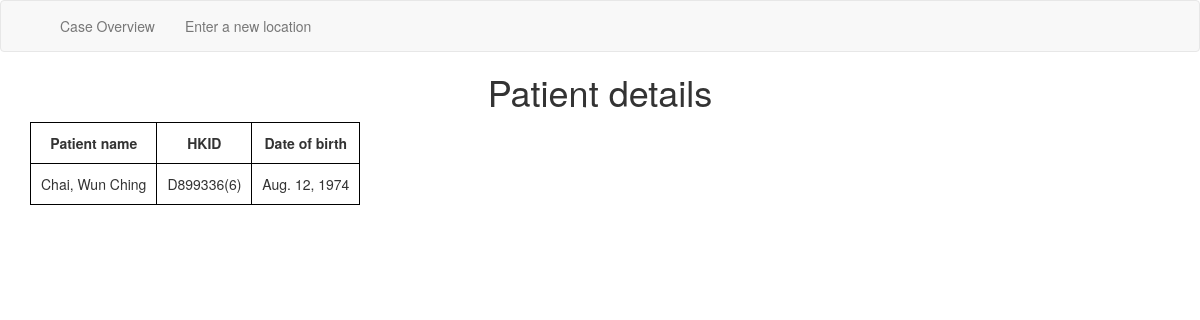
The app's page /patient/1/ with its own data.
### VirusApp/models.py (models this page shows, shortened)
class Patient(models.Model):
    id = models.AutoField(primary_key=True, unique=True)
    name = models.CharField(max_length=50)
    id_num = models.CharField(max_length=15, unique=True)
    dob = models.DateField()

### VirusApp/views.py (the view)
# urls.py: path('patient/<int:patient_id>/', patient_view, name='patient_page'),
def patient_view(request, patient_id):
    patient = get_object_or_404(Patient, pk=patient_id)
    return render(request, "patient.html", {"patient": patient})

### templates/patient.html
{% extends 'base.html' %}
{% block title%}
<h1>Patient details</h1>
{% endblock %}
{% block content %}
<table>
    <tr>
        <th>Patient name</th>
        <th>HKID</th>
        <th>Date of birth</th>
    </tr>
    <tr>
        <td>{{patient.name}}</td>
        <td>{{patient.id_num}}</td>
        <td>{{patient.dob}}</td>
    </tr>
</table>
{% endblock content %}

### templates/base.html (style rules this page uses)
table, th, td { border: 1px solid black; text-align: center; }
th, td { padding: 10px; }

### records on screen
Patient: name "Chai, Wun Ching", id_num "D899336(6)", dob "Aug. 12, 1974"
